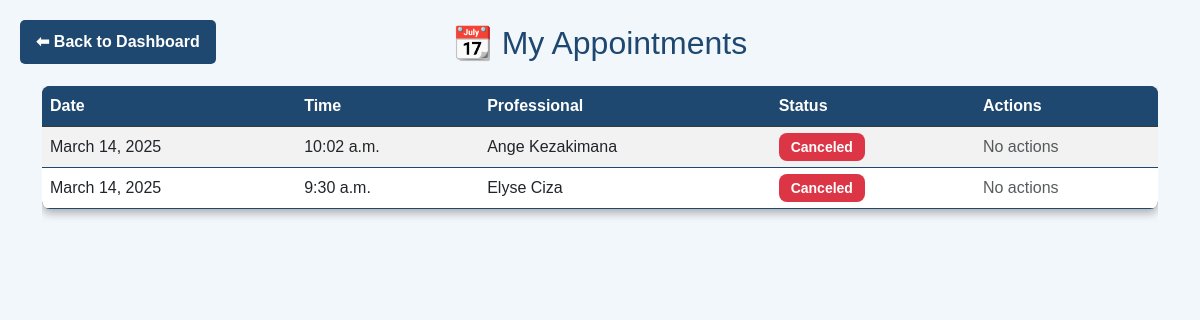
/user-appointments/ (signed in), run on an earlier commit of the app's database.
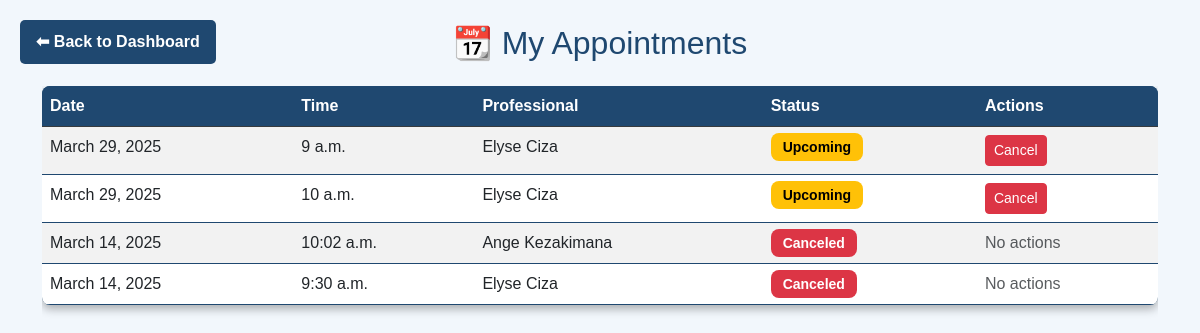
And on a later commit of the database.
### myapp/models.py (models this page shows, shortened)
class Appointment(models.Model):
    user = models.ForeignKey(User, on_delete=models.CASCADE)  # Ensuring user is linked to appointment
    professional = models.ForeignKey('Professional', on_delete=models.CASCADE)
    date = models.DateField()
    time = models.TimeField()
    reason = models.TextField()
    created_at = models.DateTimeField(auto_now_add=True)

### myapp/views.py (the view)
# urls.py: path('user-appointments/', views.user_appointments, name='user_appointments'),
def user_appointments(request):
    user_appointments = Appointment.objects.filter(client=request.user).order_by('-date')
    return render(request, 'user_appointments.html', {'appointments': user_appointments})

### myapp/templates/user_appointments.html (shortened to what this page needs)
<!DOCTYPE html>
<html lang="en">
<head>
    <link href="https://cdn.jsdelivr.net/npm/bootstrap@5.3.0/dist/css/bootstrap.min.css" rel="stylesheet">
</head>
<body>
    <div class="container py-4">
        <h2 class="text-center mb-4">📆 My Appointments</h2>
        <a href="{% url 'dashboard' %}" class="back-button">⬅ Back to Dashboard</a>
        <div class="table-responsive">
            <table class="table table-striped">
                <thead class="table-dark">
                    <tr>
                        <th>Date</th>
                        <th>Time</th>
                        <th>Professional</th>
                        <th>Status</th>
                        <th>Actions</th>
                    </tr>
                </thead>
                <tbody id="appointment-list">
                    {% for appointment in appointments %}
                        <tr class="appointment-row {% if forloop.counter > 10 %}hidden{% endif %}">
                            <td>{{ appointment.date }}</td>
                            <td>{{ appointment.time }}</td>
                            <td>{{ appointment.professional_name }}</td>
                            <td>
                                <span class="status-badge
                                    {% if appointment.status == 'Upcoming' %}status-upcoming
                                    {% elif appointment.status == 'Completed' %}status-completed
                                    {% elif appointment.status == 'Canceled' %}status-canceled
                                    {% endif %}">
                                    {{ appointment.status }}
                                </span>
                            </td>
                            <td>
                                {% if appointment.status == 'Upcoming' %}
                                    <a href="{% url 'cancel_appointment' appointment.id %}" class="btn btn-danger btn-sm">Cancel</a>
                                {% else %}
                                    <span class="text-muted">No actions</span>
                                {% endif %}
                            </td>
                        </tr>
                    {% empty %}
                        <tr>
                            <td colspan="5" class="text-center">No appointments found.</td>
                        </tr>
                    {% endfor %}
                </tbody>
            </table>
        </div>
    </div>
</body>
</html>

### myapp/templates/user_appointments.html (style rules this page uses)
body { background-color: #f2f7fc; font-family: Arial, sans-serif; color: #1f4870; }
.table { background-color: #1f4870; border-radius: 8px; overflow: hidden; box-shadow: 0px 4px 10px rgba(0, 0, 0, 0.3); color: #ffffff; }
.table th { background-color: #1f4870; color: white; }
.table tbody tr { border-bottom: 1px solid #1f4870; }
.status-badge { font-size: 14px; padding: 6px 12px; border-radius: 8px; font-weight: bold; }
.status-upcoming { background-color: #ffc107; color: #000; }
.status-canceled { background-color: #dc3545; color: white; }
.back-button { display: inline-block; background-color: #1f4870; color: white; padding: 10px 16px; text-decoration: none; border-radius: 5px; font-size: 1em; font-weight: bold; transition: background-color 0.3s ease, transform 0.2s ease; position: absolute; top: 20px; left: 20px; }

What changed in the data, as far as the page shows it:
added Appointment: date "March 29, 2025", time "9 a.m.", professional_name "Elyse Ciza", status "Upcoming", shows "Cancel"
added Appointment: date "March 29, 2025", time "10 a.m.", professional_name "Elyse Ciza", status "Upcoming", shows "Cancel"
